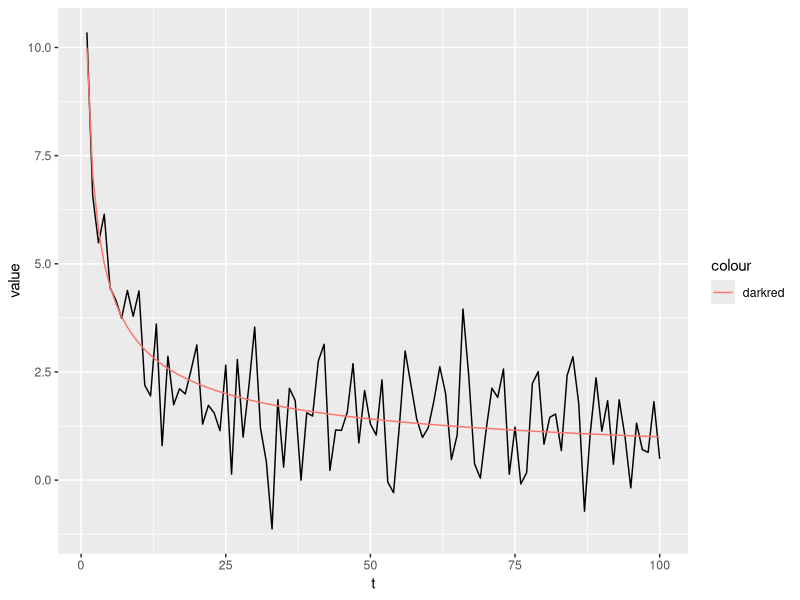

This chart was generated by the following R code:
library(dplyr)
library(ggplot2)
library(magrittr)

data = tibble(t=1:100) %>% mutate(signal = 10/sqrt(t)
                                , noise = rnorm(n())
                                , value = signal + noise)
ggplot(data, aes(x=t, y=value)) + geom_line(color="black")  +
geom_line(data=data, aes(x=t, y=signal, color="darkred"))
